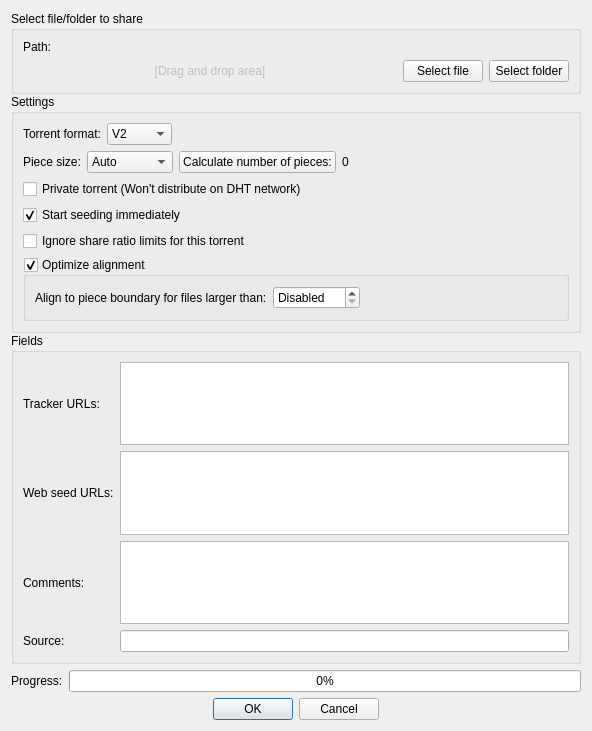
<?xml version="1.0" encoding="UTF-8"?>
<ui version="4.0">
 <class>TorrentCreatorDialog</class>
 <widget class="QDialog" name="TorrentCreatorDialog">
  <property name="geometry">
   <rect>
    <x>0</x>
    <y>0</y>
    <width>592</width>
    <height>731</height>
   </rect>
  </property>
  <property name="acceptDrops">
   <bool>true</bool>
  </property>
  <property name="windowTitle">
   <string>Torrent Creator</string>
  </property>
  <layout class="QVBoxLayout" name="verticalLayout">
   <item>
    <widget class="QScrollArea" name="scrollArea">
     <property name="frameShape">
      <enum>QFrame::NoFrame</enum>
     </property>
     <property name="widgetResizable">
      <bool>true</bool>
     </property>
     <widget class="QWidget" name="scrollAreaWidgetContents">
      <property name="geometry">
       <rect>
        <x>0</x>
        <y>0</y>
        <width>560</width>
        <height>668</height>
       </rect>
      </property>
      <layout class="QVBoxLayout" name="verticalLayout_5">
       <property name="spacing">
        <number>0</number>
       </property>
       <property name="leftMargin">
        <number>0</number>
       </property>
       <property name="topMargin">
        <number>0</number>
       </property>
       <property name="rightMargin">
        <number>0</number>
       </property>
       <property name="bottomMargin">
        <number>0</number>
       </property>
       <item>
        <widget class="QGroupBox" name="groupBox">
         <property name="title">
          <string>Select file/folder to share</string>
         </property>
         <layout class="QVBoxLayout" name="verticalLayout_3">
          <item>
           <layout class="QHBoxLayout" name="horizontalLayout">
            <item>
             <widget class="QLabel" name="label">
              <property name="text">
               <string>Path:</string>
              </property>
             </widget>
            </item>
            <item>
             <widget class="FileSystemPathLineEdit" name="textInputPath">
              <property name="acceptDrops">
               <bool>false</bool>
              </property>
             </widget>
            </item>
           </layout>
          </item>
          <item>
           <layout class="QHBoxLayout" name="horizontalLayout_3">
            <item>
             <widget class="QLabel" name="label_2">
              <property name="enabled">
               <bool>false</bool>
              </property>
              <property name="sizePolicy">
               <sizepolicy hsizetype="Expanding" vsizetype="Preferred">
                <horstretch>0</horstretch>
                <verstretch>0</verstretch>
               </sizepolicy>
              </property>
              <property name="text">
               <string>[Drag and drop area]</string>
              </property>
              <property name="alignment">
               <set>Qt::AlignCenter</set>
              </property>
             </widget>
            </item>
            <item>
             <widget class="QPushButton" name="addFileButton">
              <property name="text">
               <string>Select file</string>
              </property>
             </widget>
            </item>
            <item>
             <widget class="QPushButton" name="addFolderButton">
              <property name="text">
               <string>Select folder</string>
              </property>
             </widget>
            </item>
           </layout>
          </item>
         </layout>
        </widget>
       </item>
       <item>
        <widget class="QGroupBox" name="groupBox_2">
         <property name="title">
          <string>Settings</string>
         </property>
         <layout class="QVBoxLayout" name="verticalLayout_2">
          <item>
           <widget class="QWidget" name="widgetTorrentFormat" native="true">
            <layout class="QHBoxLayout" name="layoutTorrentFormat">
             <property name="leftMargin">
              <number>0</number>
             </property>
             <property name="topMargin">
              <number>0</number>
             </property>
             <property name="rightMargin">
              <number>0</number>
             </property>
             <property name="bottomMargin">
              <number>0</number>
             </property>
             <item>
              <widget class="QLabel" name="labelTorrentFormat">
               <property name="text">
                <string>Torrent format:</string>
               </property>
              </widget>
             </item>
             <item>
              <widget class="QComboBox" name="comboTorrentFormat">
               <item>
                <property name="text">
                 <string notr="true">V2</string>
                </property>
               </item>
               <item>
                <property name="text">
                 <string>Hybrid</string>
                </property>
               </item>
               <item>
                <property name="text">
                 <string notr="true">V1</string>
                </property>
               </item>
              </widget>
             </item>
             <item>
              <spacer name="horizontalSpacer_2">
               <property name="orientation">
                <enum>Qt::Horizontal</enum>
               </property>
               <property name="sizeHint" stdset="0">
                <size>
                 <width>40</width>
                 <height>20</height>
                </size>
               </property>
              </spacer>
             </item>
            </layout>
           </widget>
          </item>
          <item>
           <layout class="QHBoxLayout" name="pieceSizeLayout">
            <item>
             <widget class="QLabel" name="txtPieceSize">
              <property name="text">
               <string>Piece size:</string>
              </property>
             </widget>
            </item>
            <item>
             <widget class="QComboBox" name="comboPieceSize">
              <property name="currentIndex">
               <number>0</number>
              </property>
              <property name="minimumContentsLength">
               <number>7</number>
              </property>
              <item>
               <property name="text">
                <string>Auto</string>
               </property>
              </item>
              <item>
               <property name="text">
                <string>16 KiB</string>
               </property>
              </item>
              <item>
               <property name="text">
                <string>32 KiB</string>
               </property>
              </item>
              <item>
               <property name="text">
                <string>64 KiB</string>
               </property>
              </item>
              <item>
               <property name="text">
                <string>128 KiB</string>
               </property>
              </item>
              <item>
               <property name="text">
                <string>256 KiB</string>
               </property>
              </item>
              <item>
               <property name="text">
                <string>512 KiB</string>
               </property>
              </item>
              <item>
               <property name="text">
                <string>1 MiB</string>
               </property>
              </item>
              <item>
               <property name="text">
                <string>2 MiB</string>
               </property>
              </item>
              <item>
               <property name="text">
                <string>4 MiB</string>
               </property>
              </item>
              <item>
               <property name="text">
                <string>8 MiB</string>
               </property>
              </item>
              <item>
               <property name="text">
                <string>16 MiB</string>
               </property>
              </item>
              <item>
               <property name="text">
                <string>32 MiB</string>
               </property>
              </item>
             </widget>
            </item>
            <item>
             <widget class="QPushButton" name="buttonCalcTotalPieces">
              <property name="text">
               <string>Calculate number of pieces:</string>
              </property>
             </widget>
            </item>
            <item>
             <widget class="QLabel" name="labelTotalPieces">
              <property name="text">
               <string notr="true">0</string>
              </property>
             </widget>
            </item>
            <item>
             <spacer name="spacer1">
              <property name="orientation">
               <enum>Qt::Horizontal</enum>
              </property>
              <property name="sizeHint" stdset="0">
               <size>
                <width>40</width>
                <height>20</height>
               </size>
              </property>
             </spacer>
            </item>
           </layout>
          </item>
          <item>
           <widget class="QCheckBox" name="checkPrivate">
            <property name="text">
             <string>Private torrent (Won't distribute on DHT network)</string>
            </property>
           </widget>
          </item>
          <item>
           <widget class="QCheckBox" name="checkStartSeeding">
            <property name="text">
             <string>Start seeding immediately</string>
            </property>
            <property name="checked">
             <bool>true</bool>
            </property>
           </widget>
          </item>
          <item>
           <widget class="QCheckBox" name="checkIgnoreShareLimits">
            <property name="text">
             <string>Ignore share ratio limits for this torrent</string>
            </property>
           </widget>
          </item>
          <item>
           <widget class="QGroupBox" name="checkOptimizeAlignment">
            <property name="title">
             <string>Optimize alignment</string>
            </property>
            <property name="checkable">
             <bool>true</bool>
            </property>
            <layout class="QVBoxLayout" name="verticalLayout_4">
             <item>
              <layout class="QHBoxLayout" name="horizontalLayout_4">
               <item>
                <widget class="QLabel" name="lblPaddedFileSizeLimit">
                 <property name="text">
                  <string>Align to piece boundary for files larger than:</string>
                 </property>
                </widget>
               </item>
               <item>
                <widget class="QSpinBox" name="spinPaddedFileSizeLimit">
                 <property name="specialValueText">
                  <string>Disabled</string>
                 </property>
                 <property name="suffix">
                  <string> KB</string>
                 </property>
                 <property name="minimum">
                  <number>-1</number>
                 </property>
                 <property name="maximum">
                  <number>2147483647</number>
                 </property>
                 <property name="value">
                  <number>-1</number>
                 </property>
                </widget>
               </item>
               <item>
                <spacer name="horizontalSpacer">
                 <property name="orientation">
                  <enum>Qt::Horizontal</enum>
                 </property>
                 <property name="sizeHint" stdset="0">
                  <size>
                   <width>40</width>
                   <height>20</height>
                  </size>
                 </property>
                </spacer>
               </item>
              </layout>
             </item>
            </layout>
           </widget>
          </item>
         </layout>
        </widget>
       </item>
       <item>
        <widget class="QGroupBox" name="groupBox_3">
         <property name="title">
          <string>Fields</string>
         </property>
         <layout class="QGridLayout" name="gridLayout_2">
          <item row="0" column="1">
           <widget class="QTextEdit" name="trackersList">
            <property name="toolTip">
             <string>You can separate tracker tiers / groups with an empty line.</string>
            </property>
            <property name="acceptRichText">
             <bool>false</bool>
            </property>
           </widget>
          </item>
          <item row="1" column="0">
           <widget class="QLabel" name="urlSeeds_lbl">
            <property name="text">
             <string>Web seed URLs:</string>
            </property>
           </widget>
          </item>
          <item row="1" column="1">
           <widget class="QTextEdit" name="URLSeedsList">
            <property name="acceptRichText">
             <bool>false</bool>
            </property>
           </widget>
          </item>
          <item row="2" column="1">
           <widget class="QTextEdit" name="txtComment">
            <property name="acceptRichText">
             <bool>false</bool>
            </property>
           </widget>
          </item>
          <item row="0" column="0">
           <widget class="QLabel" name="lbl_announce_url">
            <property name="text">
             <string>Tracker URLs:</string>
            </property>
           </widget>
          </item>
          <item row="2" column="0">
           <widget class="QLabel" name="lbl_comment">
            <property name="text">
             <string>Comments:</string>
            </property>
           </widget>
          </item>
          <item row="3" column="0">
           <widget class="QLabel" name="labelSource">
            <property name="text">
             <string>Source:</string>
            </property>
           </widget>
          </item>
          <item row="3" column="1">
           <widget class="QLineEdit" name="lineEditSource"/>
          </item>
         </layout>
        </widget>
       </item>
      </layout>
     </widget>
    </widget>
   </item>
   <item>
    <layout class="QHBoxLayout" name="horizontalLayout_2">
     <item>
      <widget class="QLabel" name="progressLbl">
       <property name="text">
        <string>Progress:</string>
       </property>
      </widget>
     </item>
     <item>
      <widget class="QProgressBar" name="progressBar">
       <property name="value">
        <number>0</number>
       </property>
      </widget>
     </item>
    </layout>
   </item>
   <item>
    <widget class="QDialogButtonBox" name="buttonBox">
     <property name="standardButtons">
      <set>QDialogButtonBox::Cancel|QDialogButtonBox::Ok</set>
     </property>
     <property name="centerButtons">
      <bool>true</bool>
     </property>
    </widget>
   </item>
  </layout>
 </widget>
 <customwidgets>
  <customwidget>
   <class>FileSystemPathLineEdit</class>
   <extends>QWidget</extends>
   <header>gui/fspathedit.h</header>
   <container>1</container>
  </customwidget>
 </customwidgets>
 <tabstops>
  <tabstop>textInputPath</tabstop>
  <tabstop>addFileButton</tabstop>
  <tabstop>addFolderButton</tabstop>
  <tabstop>comboPieceSize</tabstop>
  <tabstop>checkPrivate</tabstop>
  <tabstop>checkStartSeeding</tabstop>
  <tabstop>checkIgnoreShareLimits</tabstop>
  <tabstop>checkOptimizeAlignment</tabstop>
  <tabstop>trackersList</tabstop>
  <tabstop>URLSeedsList</tabstop>
  <tabstop>txtComment</tabstop>
 </tabstops>
 <resources/>
 <connections/>
</ui>
